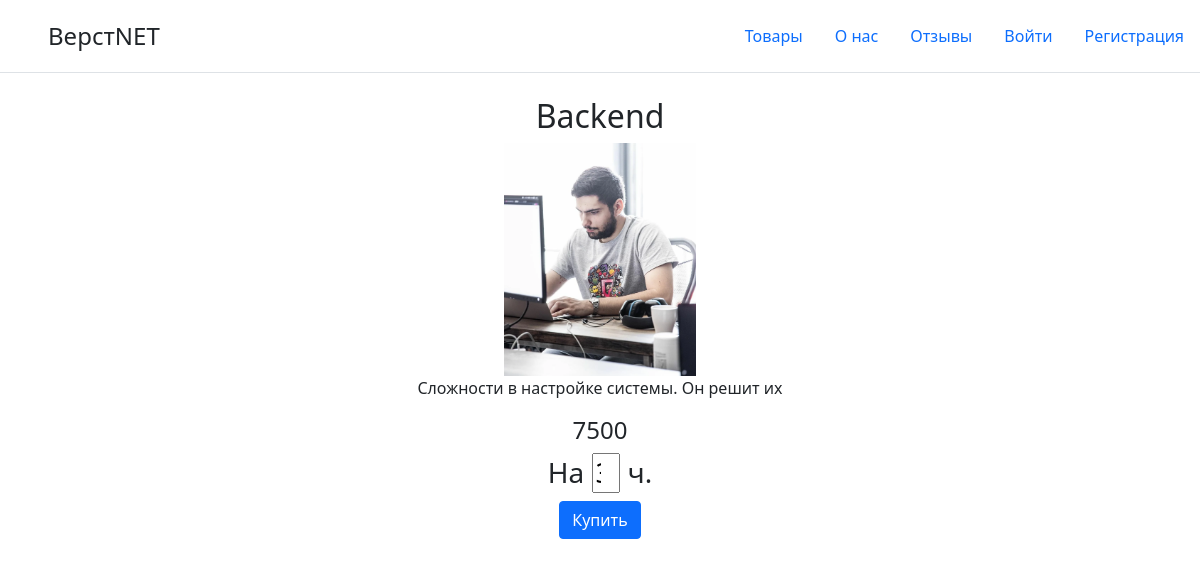
Page /3 on the committed database.
### data/products.py (models this page shows)
class Products(SqlAlchemyBase, SerializerMixin):
    __tablename__ = 'products'
    id = sqlalchemy.Column(sqlalchemy.Integer,
                           primary_key=True, autoincrement=True)
    name = sqlalchemy.Column(sqlalchemy.String)
    image = sqlalchemy.Column(sqlalchemy.String)
    description = sqlalchemy.Column(sqlalchemy.String)
    cost = sqlalchemy.Column(sqlalchemy.Integer)
    sold = sqlalchemy.Column(sqlalchemy.BOOLEAN)
    time = sqlalchemy.Column(sqlalchemy.String)
    busy = sqlalchemy.Column(sqlalchemy.Integer)

### main.py (the view, shortened to what this page needs)
@app.route('/<int:idProd>', methods=['GET', 'POST'])
def product_page(idProd):
    db_sess = db_session.create_session()
    products = db_sess.query(Products).get(idProd)
    params = {
        'title': "ВерстNET",
        'now_tab': 0,
        'product': products
    }
    return render_template('prod_page.html', **params)

### data/db_session.py (called while the page is built)
def create_session() -> Session:
    global __factory
    return __factory()

### templates/prod_page.html
{% extends "base.html" %}
{% block content %}
<div style="display: block; margin: 0 10%; text-align: center" class="center">
    <form method="post">
    <div>
        <h2>{{ product.name }}</h2>
        <div>
            <img src="{{ product.image }}" style="width: 20%;">
        </div>
        <div>
            <p>{{ product.description }}</p>
        </div>
    </div>
    <h4>{{ product.cost }}</h4>
    {% if product.sold == 1 %}
        <h3>На <input type="number" name="num" style="width:3%" min="1" value="3"> ч.</h3>
    <button type="submit" class="btn btn-primary" >Купить</button>
    {% else %}
        <h3>Товар не доступен</h3>
    {% endif %}
     </form>
</div>
{% endblock %}

### static/css/styles.css (style rules this page uses)
body { background-image: 'background.png' }

### rows in the picture
Products: name "Backend", image (picture), description "Сложности в настройке системы. Он решит их", cost "7500"
